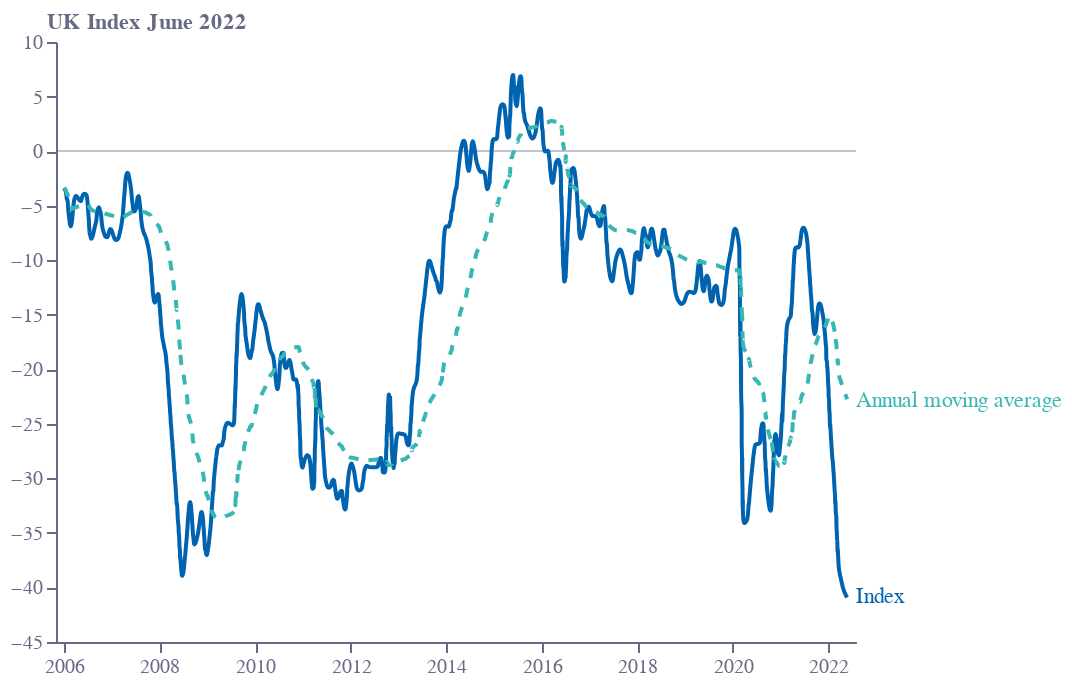

The notebook cell this image was saved under:
### Code cell
base = alt.Chart(f4).encode(
    x=alt.X(
        "time:T",
        sort=[],
        axis=alt.Axis(
            grid=False,
            titleAlign="right",
            titleAnchor="end",
            title="",
            titleY=-15,
            labelColor=colors["eco-gray"],
            titleColor=colors["eco-gray"],
            tickColor=colors["eco-gray"],
            domainColor=colors["eco-gray"],
            tickCount=10,
            orient="bottom",
            labelAngle=0,
        ),
        # scale=alt.Scale(domain=['2005-11-01', '2022-08-01']),
    )
)
line = base.mark_line(color=colors["eco-mid-blue"],interpolate="basis").encode(
    y=alt.Y(
        "value:Q",
        sort=[],
        axis=alt.Axis(
            grid=False,
            title="UK Index June 2022",
            titleX=-5,
            titleY=-5,
            titleBaseline="bottom",
            titleAngle=0,
            titleAlign="left",
            labelColor=colors["eco-gray"],
            titleColor=colors["eco-gray"],
            tickColor=colors["eco-gray"],
            domainColor=colors["eco-gray"],
        ),
    )
)
dashes=base.mark_line(
    color=colors["eco-turquiose"],interpolate="basis",strokeDash=[5, 5]
).transform_window(
    rolling_mean='mean(value)',
    frame=[-95, 0]
).encode(
    y='rolling_mean:Q'
)
# top = line.mark_point(
#     size=25, shape="line", color=colors["eco-turquiose"], fill=colors["eco-turquiose"]
# ).encode(y="e2:Q")
# area = base.mark_errorbar(
#     opacity=0.4, color=colors["eco-turquiose"], ticks=True
# ).encode(y=alt.Y("e1:Q", axis=alt.Axis(title="")), y2="e2:Q")
axis = (
    alt.Chart(pd.DataFrame([{"x": "2005-11-01", "y": 0}, {"x": "2022-08-01", "y": 0}]))
    .mark_line(strokeWidth=1, opacity=0.4,color=colors["eco-gray"])
    .encode(x=alt.X("x:T", sort=[]), y="y:Q")
)
label1 = (
    alt.Chart(pd.DataFrame([{"x": "2022-08-01", "y": -40,'t':'Index'}]))
    .mark_text(color=colors["eco-mid-blue"],align='left',dy=5)
    .encode(x=alt.X("x:T", sort=[]), y="y:Q",text='t:N')
)
label2 = (
    alt.Chart(pd.DataFrame([{"x": "2022-08-01", "y": -22,'t':'Annual moving average'}]))
    .mark_text(color=colors["eco-turquiose"],align='left',dy=5)
    .encode(x=alt.X("x:T", sort=[]), y="y:Q",text='t:N')
)
layer1 = (
    ((axis+line+dashes+label1+label2).properties(height=300, width=400))
    .configure_view(stroke=None)
    .properties(title="")
)
layer1.save("visualisation/" + f + ".json")
layer1.save("visualisation/" + f + ".png")
open("README.md", "w").write(readme)
layer1

### Figure 1 — Vega-Lite specification as saved in the notebook (floating-point values rounded to 4 significant figures; data arrays with more than 128 entries replaced by an {"elided": "..."} marker saying what was removed)
{"config": {"view": {"continuousWidth": 400, "continuousHeight": 300, "stroke": null}}, "layer": [{"data": {"name": "data-cea33f7d58be2c93a8a83a41400b3cba"}, "mark": {"type": "line", "color": "#676A86", "opacity": 0.4, "strokeWidth": 1}, "encoding": {"x": {"field": "x", "sort": [], "type": "temporal"}, "y": {"field": "y", "type": "quantitative"}}}, {"data": {"name": "data-75b5b75465e5b463ed31ed88ea1e227b"}, "mark": {"type": "line", "color": "#0063AF", "interpolate": "basis"}, "encoding": {"x": {"axis": {"domainColor": "#676A86", "grid": false, "labelAngle": 0, "labelColor": "#676A86", "orient": "bottom", "tickColor": "#676A86", "tickCount": 10, "title": "", "titleAlign": "right", "titleAnchor": "end", "titleColor": "#676A86", "titleY": -15}, "field": "time", "sort": [], "type": "temporal"}, "y": {"axis": {"domainColor": "#676A86", "grid": false, "labelColor": "#676A86", "tickColor": "#676A86", "title": "UK Index June 2022", "titleAlign": "left", "titleAngle": 0, "titleBaseline": "bottom", "titleColor": "#676A86", "titleX": -5, "titleY": -5}, "field": "value", "sort": [], "type": "quantitative"}}}, {"data": {"name": "data-75b5b75465e5b463ed31ed88ea1e227b"}, "mark": {"type": "line", "color": "#36B7B4", "interpolate": "basis", "strokeDash": [5, 5]}, "encoding": {"x": {"axis": {"domainColor": "#676A86", "grid": false, "labelAngle": 0, "labelColor": "#676A86", "orient": "bottom", "tickColor": "#676A86", "tickCount": 10, "title": "", "titleAlign": "right", "titleAnchor": "end", "titleColor": "#676A86", "titleY": -15}, "field": "time", "sort": [], "type": "temporal"}, "y": {"field": "rolling_mean", "type": "quantitative"}}, "transform": [{"window": [{"op": "mean", "field": "value", "as": "rolling_mean"}], "frame": [-95, 0]}]}, {"data": {"name": "data-84a8a471bb3a55c64d2889efbf1b0175"}, "mark": {"type": "text", "align": "left", "color": "#0063AF", "dy": 5}, "encoding": {"text": {"field": "t", "type": "nominal"}, "x": {"field": "x", "sort": [], "type": "temporal"}, "y": {"field": "y", "type": "quantitative"}}}, {"data": {"name": "data-3b44c798b8db55b91c60b9eed405af3c"}, "mark": {"type": "text", "align": "left", "color": "#36B7B4", "dy": 5}, "encoding": {"text": {"field": "t", "type": "nominal"}, "x": {"field": "x", "sort": [], "type": "temporal"}, "y": {"field": "y", "type": "quantitative"}}}], "height": 300, "title": "", "width": 400, "$schema": "https://vega.github.io/schema/vega-lite/v4.17.0.json", "datasets": {"data-cea33f7d58be2c93a8a83a41400b3cba": [{"x": "2005-11-01", "y": 0}, {"x": "2022-08-01", "y": 0}], "data-75b5b75465e5b463ed31ed88ea1e227b": {"elided": "1290 records"}, "data-84a8a471bb3a55c64d2889efbf1b0175": [{"x": "2022-08-01", "y": -40, "t": "Index"}], "data-3b44c798b8db55b91c60b9eed405af3c": [{"x": "2022-08-01", "y": -22, "t": "Annual moving average"}]}}
